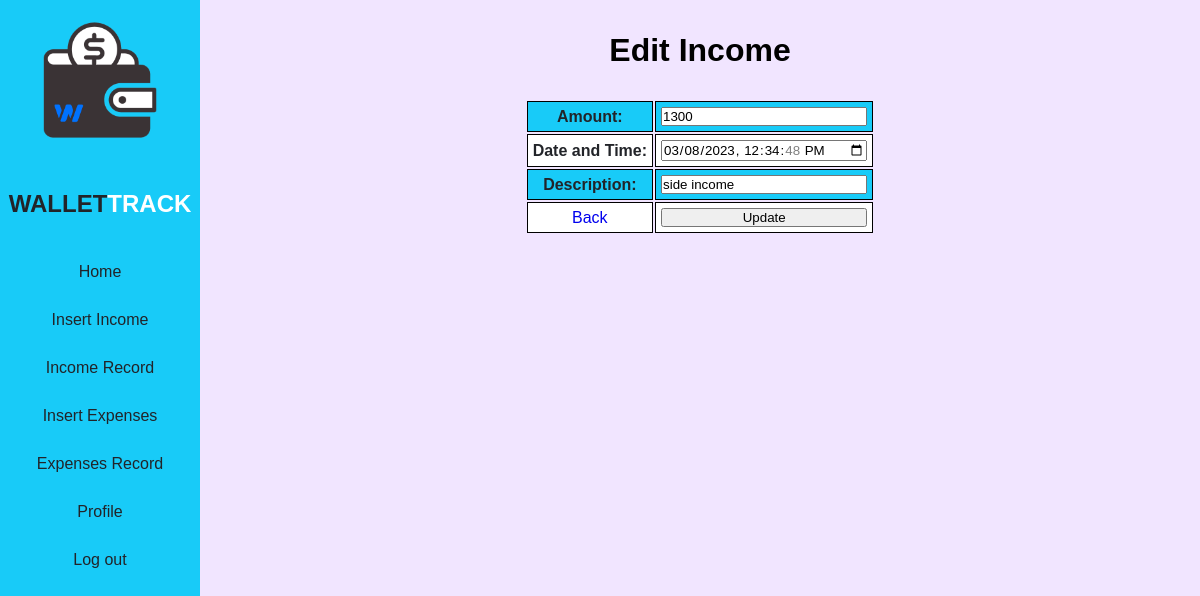
/wallettrack/EditIncome.php?id=7, run on the app's committed database.
### tables this page shows
CREATE TABLE `income_table` (
  `IncomeID` int(50) NOT NULL,
  `Amount` int(255) NOT NULL,
  `Datetime` datetime NOT NULL,
  `Description` varchar(255) NOT NULL,
  `UserID` int(255) NOT NULL
);

### wallettrack/EditIncome.php (the view, shortened to what this page needs)
<?php
    include 'DBConnection.php';
    if(isset($_GET['id'])) {
        $incomeID = $_GET['id'];
        $query = "SELECT * FROM `income_table` WHERE `IncomeID` = '$incomeID'";
        $result = mysqli_query($conn,$query);
        $row = mysqli_fetch_assoc($result);
    }
?>
<!DOCTYPE html>
<html lang="en">
<head>
    <link rel="stylesheet" href="Income.css">
</head>
<body>
    <div class="wrapper">
        <div class="sidebar">
            <img src="WTS.png">
            <h2>Wallet<span>Track</span></h2>
            <ul>
                <li><a href="HP.php">Home</a></li>
                <li><a href="InsertIncomePage.php">Insert Income</a></li>
                <li><a href="IncomeRecordPage.php">Income Record</a></li>
                <li><a href="InsertExpensesPage.php">Insert Expenses</a></li>
                <li><a href="ExpensesRecordPage.php">Expenses Record</a></li>
                <li><a href="Profile.php">Profile</a></li>
                <li><a href="Logout.php">Log out</a></li>
            </ul>
	    </div>
    </div>
    <div class="left">
        <h1>Edit Income</h1>
        <table class="EditIncome">
            <form action="" method="post">
                <tr>
                    <th><label for="amount">Amount:</label></th>
                    <td><input type="number" name="amount" value="<?php echo $row['Amount'];?>" required></td>
                </tr>
                <tr>
                    <th><label for="datetime">Date and Time:</label></th>
                    <td><input type="datetime-local" name="datetime" value="<?php echo date('Y-m-d\TH:i:s',strtotime($row['Datetime']));?>" required></td>
                </tr>
                <tr>
                    <th><label for="description">Description:</label></th>
                    <td><input type="text" name="description" value="<?php echo $row['Description'];?>" required></td>
                </tr>
                <tr>
                    <td><a href="IncomeRecordPage.php">Back</a></td>
                    <td><button type="submit" name="update">Update</button></td>
                </tr>
            </form>
        </table>
    </div>
</body>
</html>

### wallettrack/Income.css (style rules this page uses)
:root { --c1:#18cbf8; --c2:#fff; --c3:#222429; --c4:#df5d9a; --c5:#0c08f1; }
* { margin: 0; padding: 0; box-sizing: border-box; list-style: none; text-decoration: none; font-family: "Poppins", sans-serif; }
body { background: #f1e5ff; }
input, select, textarea, button { width: 100%; }
.sidebar img { display: block; margin-left: auto; margin-right: auto; width: 80%; }
.sidebar h2 span { color:var(--c2); }
.wrapper { text-align: center; display: flex; position: relative; z-index: 10; }
.wrapper .sidebar { width: 200px; height: 100%; background: var(--c1); position: fixed; }
.wrapper .sidebar h2 { color: var(--c3); text-transform: uppercase; text-align: center; margin-bottom: 30px; margin-top: 30px; }
.wrapper .sidebar ul li { padding: 15px; }
.wrapper .sidebar ul li a { color: var(--c3); display: block; }
.left { margin-left: 200px; }
.left h1 { padding-top: 2rem; text-align: center; }
.EditIncome { padding-top: 30px; display: flex; gap: 20rem; justify-content: center; white-space: nowrap; }
.EditIncome td,.EditIncome th { padding: 5px; border: 1px solid black; text-align: center; }
.EditIncome tr:nth-child(odd) { background-color:var(--c1); color: var(--c3); }
.EditIncome tr:nth-child(even) { background-color:var(--c2); color: var(--c3); }

### data on the page
income_table: amount "1300", datetime "03/08/2023 12:34:48", description "side income"
